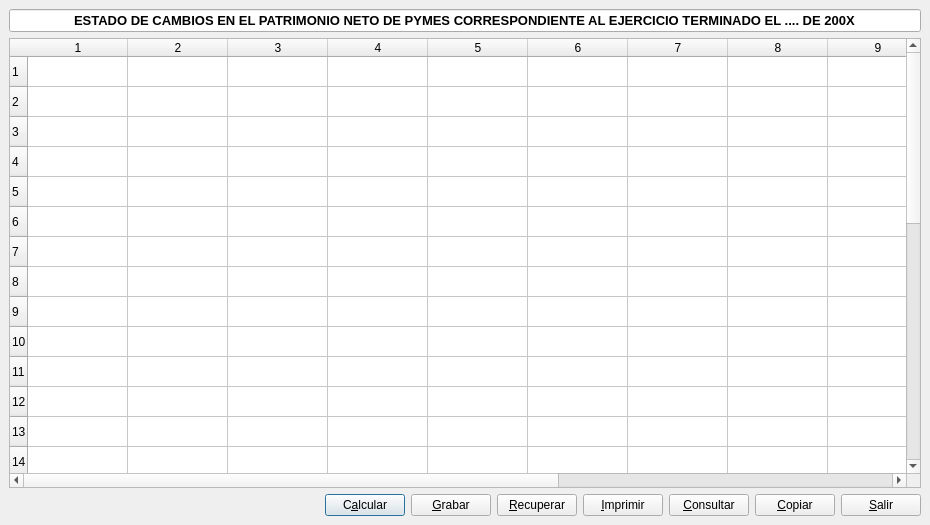
<?xml version="1.0" encoding="UTF-8"?>
<ui version="4.0">
 <class>patrimonio</class>
 <widget class="QDialog" name="patrimonio">
  <property name="geometry">
   <rect>
    <x>0</x>
    <y>0</y>
    <width>930</width>
    <height>525</height>
   </rect>
  </property>
  <property name="windowTitle">
   <string>Estado de cambio en patrimonio neto de PYMES</string>
  </property>
  <layout class="QVBoxLayout">
   <property name="spacing">
    <number>6</number>
   </property>
   <property name="leftMargin">
    <number>9</number>
   </property>
   <property name="topMargin">
    <number>9</number>
   </property>
   <property name="rightMargin">
    <number>9</number>
   </property>
   <property name="bottomMargin">
    <number>9</number>
   </property>
   <item>
    <widget class="QLineEdit" name="titulolineEdit">
     <property name="font">
      <font>
       <pointsize>10</pointsize>
       <weight>75</weight>
       <bold>true</bold>
      </font>
     </property>
     <property name="text">
      <string>ESTADO DE CAMBIOS EN EL PATRIMONIO NETO DE PYMES CORRESPONDIENTE AL EJERCICIO TERMINADO EL .... DE 200X</string>
     </property>
     <property name="alignment">
      <set>Qt::AlignHCenter</set>
     </property>
    </widget>
   </item>
   <item>
    <widget class="QTableWidget" name="tabla">
     <property name="rowCount">
      <number>31</number>
     </property>
     <property name="columnCount">
      <number>13</number>
     </property>
     <row/>
     <row/>
     <row/>
     <row/>
     <row/>
     <row/>
     <row/>
     <row/>
     <row/>
     <row/>
     <row/>
     <row/>
     <row/>
     <row/>
     <row/>
     <row/>
     <row/>
     <row/>
     <row/>
     <row/>
     <row/>
     <row/>
     <row/>
     <row/>
     <row/>
     <row/>
     <row/>
     <row/>
     <row/>
     <row/>
     <row/>
     <column/>
     <column/>
     <column/>
     <column/>
     <column/>
     <column/>
     <column/>
     <column/>
     <column/>
     <column/>
     <column/>
     <column/>
     <column/>
    </widget>
   </item>
   <item>
    <layout class="QHBoxLayout">
     <property name="spacing">
      <number>6</number>
     </property>
     <property name="leftMargin">
      <number>0</number>
     </property>
     <property name="topMargin">
      <number>0</number>
     </property>
     <property name="rightMargin">
      <number>0</number>
     </property>
     <property name="bottomMargin">
      <number>0</number>
     </property>
     <item>
      <spacer>
       <property name="orientation">
        <enum>Qt::Horizontal</enum>
       </property>
       <property name="sizeHint" stdset="0">
        <size>
         <width>40</width>
         <height>20</height>
        </size>
       </property>
      </spacer>
     </item>
     <item>
      <widget class="QPushButton" name="calcularpushButton">
       <property name="text">
        <string>C&amp;alcular</string>
       </property>
       <property name="icon">
        <iconset resource="keme.qrc">
         <normaloff>:/iconos/graf/calculator.xpm</normaloff>:/iconos/graf/calculator.xpm</iconset>
       </property>
      </widget>
     </item>
     <item>
      <widget class="QPushButton" name="grabarpushButton">
       <property name="text">
        <string>&amp;Grabar</string>
       </property>
       <property name="icon">
        <iconset resource="keme.qrc">
         <normaloff>:/iconos/graf/disk.xpm</normaloff>:/iconos/graf/disk.xpm</iconset>
       </property>
       <property name="autoDefault">
        <bool>false</bool>
       </property>
      </widget>
     </item>
     <item>
      <widget class="QPushButton" name="recuperarpushButton">
       <property name="text">
        <string>&amp;Recuperar</string>
       </property>
       <property name="icon">
        <iconset resource="keme.qrc">
         <normaloff>:/iconos/graf/reload2.png</normaloff>:/iconos/graf/reload2.png</iconset>
       </property>
       <property name="autoDefault">
        <bool>false</bool>
       </property>
      </widget>
     </item>
     <item>
      <widget class="QPushButton" name="imprimirpushButton">
       <property name="text">
        <string>&amp;Imprimir</string>
       </property>
       <property name="icon">
        <iconset resource="keme.qrc">
         <normaloff>:/iconos/graf/printer.png</normaloff>:/iconos/graf/printer.png</iconset>
       </property>
       <property name="autoDefault">
        <bool>false</bool>
       </property>
      </widget>
     </item>
     <item>
      <widget class="QPushButton" name="texpushButton">
       <property name="text">
        <string>&amp;Consultar</string>
       </property>
       <property name="icon">
        <iconset resource="keme.qrc">
         <normaloff>:/iconos/graf/xmag.png</normaloff>:/iconos/graf/xmag.png</iconset>
       </property>
       <property name="autoDefault">
        <bool>false</bool>
       </property>
      </widget>
     </item>
     <item>
      <widget class="QPushButton" name="copiarpushButton">
       <property name="text">
        <string>&amp;Copiar</string>
       </property>
       <property name="icon">
        <iconset resource="keme.qrc">
         <normaloff>:/iconos/graf/copiar.png</normaloff>:/iconos/graf/copiar.png</iconset>
       </property>
       <property name="autoDefault">
        <bool>false</bool>
       </property>
      </widget>
     </item>
     <item>
      <widget class="QPushButton" name="salirpushButton">
       <property name="text">
        <string>&amp;Salir</string>
       </property>
       <property name="icon">
        <iconset resource="keme.qrc">
         <normaloff>:/iconos/graf/application-exit.png</normaloff>:/iconos/graf/application-exit.png</iconset>
       </property>
       <property name="autoDefault">
        <bool>false</bool>
       </property>
      </widget>
     </item>
    </layout>
   </item>
  </layout>
 </widget>
 <resources>
  <include location="keme.qrc"/>
 </resources>
 <connections/>
</ui>
